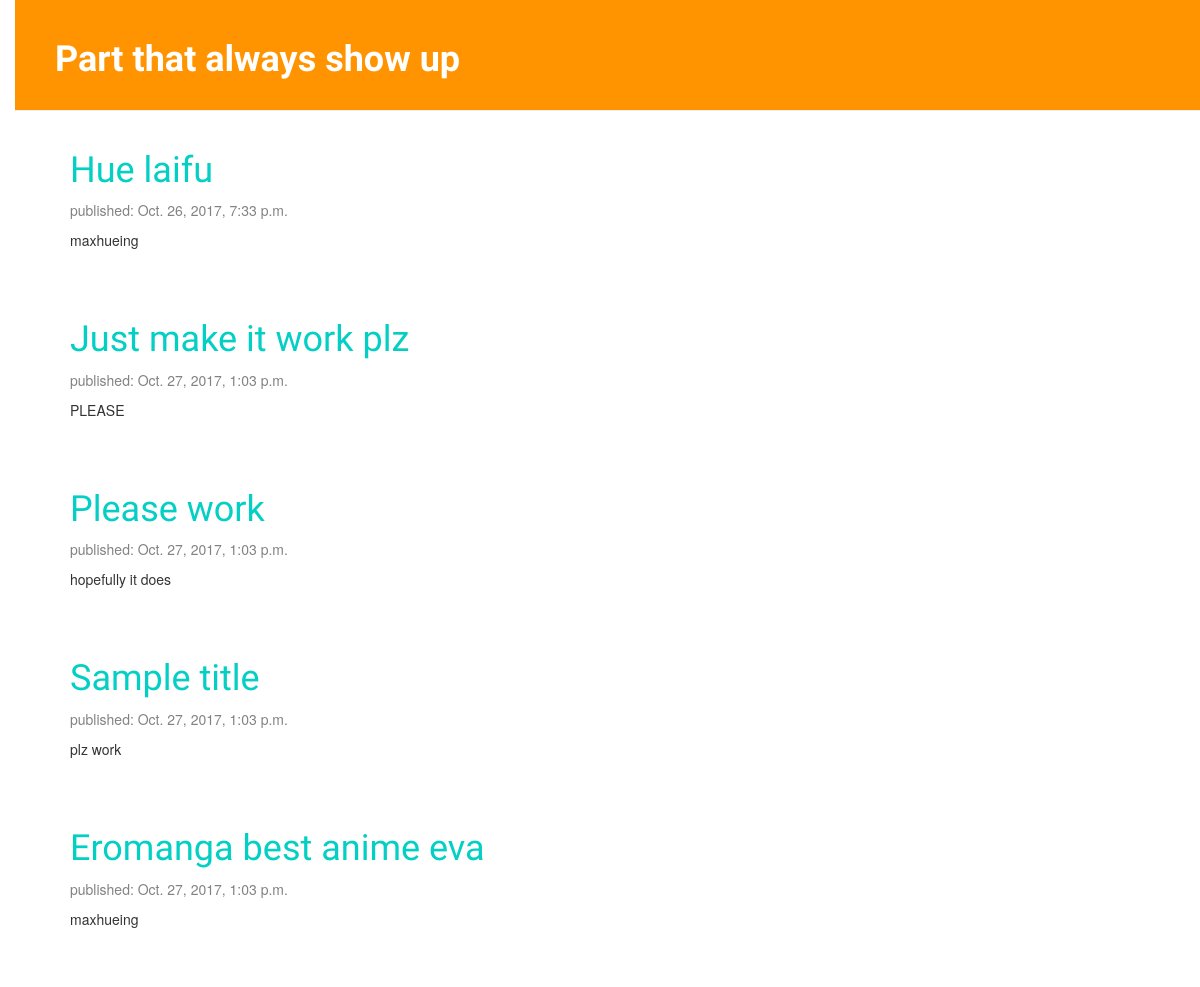
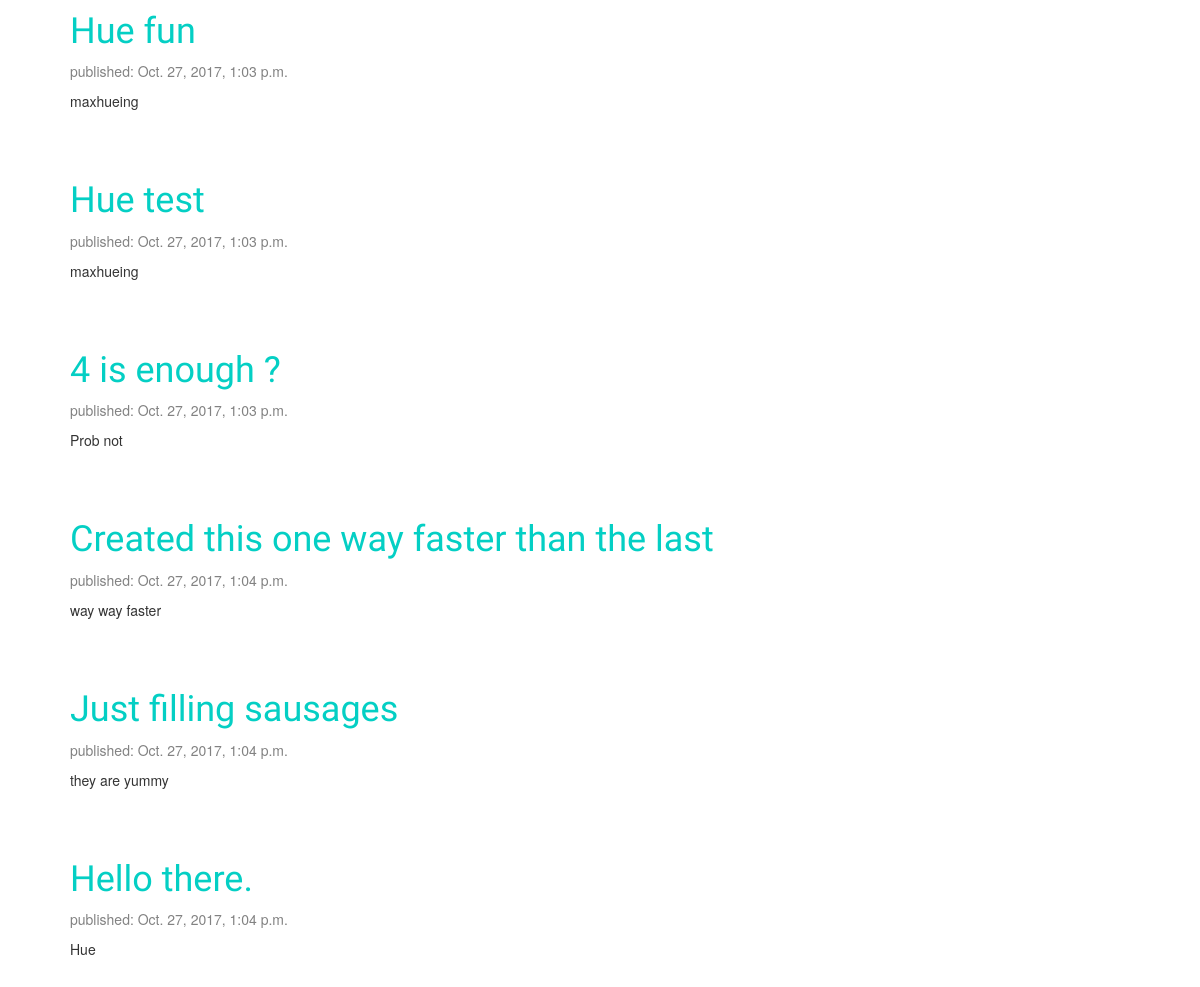
The page / on the database its author committed (2 pictures, top to bottom).
### blog/models.py (models this page shows, shortened)
class Post(models.Model):
    author = models.ForeignKey('auth.User')
    title = models.CharField(max_length=200)
    text = models.TextField()
    created_date = models.DateTimeField(default=timezone.now)
    published_date = models.DateTimeField(blank=True, null=True)

### blog/views.py (the view)
# urls.py: urlpatterns = [url(r'^$', views.post_list, name='post_list'),
def post_list(request):
    posts = Post.objects.filter(published_date__lte=timezone.now()).order_by('published_date')
    return render(request, 'blog/post_list.html', {'posts': posts})

### blog/templates/blog/post_list.html
{% extends 'blog/base.html' %}
{% block content %}
      {%for post in posts%}
        <div class="post">
          <h1><a href="{% url 'post_detail' pk=post.pk %}">{{ post.title }}</a></h1>
          <div class="date">
            <p>published: {{ post.published_date }}</p>
          </div>
       <p>{{ post.text|linebreaksbr }}</p>
     </div>
      {% endfor %}
      {% endblock %}

### blog/templates/blog/base.html (shortened to what this page needs)
{% load staticfiles %}
<html>
<head>
  <link rel="stylesheet" href="//maxcdn.bootstrapcdn.com/bootstrap/3.2.0/css/bootstrap.min.css">
<link rel="stylesheet" href="//maxcdn.bootstrapcdn.com/bootstrap/3.2.0/css/bootstrap-theme.min.css">
<link rel="stylesheet" href="{% static 'css/blog.css' %}">
</head>
<body>
  <div class='page-header'>
    <h1><a href="http://br.op.gg/summoner/userName=delong"><strong>Part that always show up</strong></a>
  </div>
  <div class="content container">
    <div class="row">
      <div class="col-md-8">
        {% block content %}
        {% endblock %}
      </div>
    </div>
  </div>
</body>
</html>

### blog/static/css/blog.css (style rules this page uses)
.page-header { background-color: #ff9400; margin-top: 0; padding: 20px 20px 20px 40px; }
.page-header h1, .page-header h1 a, .page-header h1 a:visited, .page-header h1 a:active { color: #ffffff; font-size: 36pt text-decoration: none; }
.content { margin-left: 40px; }
h1, h2 , h3, h4 { font-family: 'Lobster', cursive; }
.date { color: #828282; }
.post { margin-bottom: 70px; }
.post h1 a, .post h1 a:visited { color: #04CFC4 }
h1 a { color: #04D435; font-family: 'Lobster'; }
body { padding-left: 15px; }

### rows shown on the page
Post: title "Hue laifu", published_date "Oct. 26, 2017, 7:33 p.m.", text "maxhueing"
Post: title "Just make it work plz", published_date "Oct. 27, 2017, 1:03 p.m.", text "PLEASE"
Post: title "Please work", published_date "Oct. 27, 2017, 1:03 p.m.", text "hopefully it does"
Post: title "Sample title", published_date "Oct. 27, 2017, 1:03 p.m.", text "plz work"
Post: title "Eromanga best anime eva", published_date "Oct. 27, 2017, 1:03 p.m.", text "maxhueing"
Post: title "Hue fun", published_date "Oct. 27, 2017, 1:03 p.m.", text "maxhueing"
Post: title "Hue test", published_date "Oct. 27, 2017, 1:03 p.m.", text "maxhueing"
Post: title "4 is enough ?", published_date "Oct. 27, 2017, 1:03 p.m.", text "Prob not"
Post: title "Created this one way faster than the last", published_date "Oct. 27, 2017, 1:04 p.m.", text "way way faster"
Post: title "Just filling sausages", published_date "Oct. 27, 2017, 1:04 p.m.", text "they are yummy"
Post: title "Hello there.", published_date "Oct. 27, 2017, 1:04 p.m.", text "Hue"
